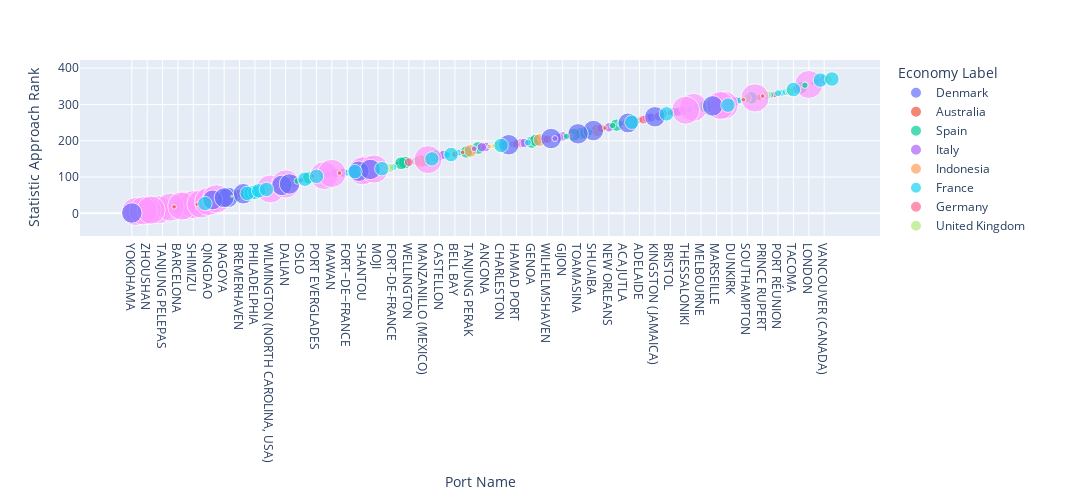

The notebook cell this image was saved under:
### Code cell
# CPPI by bubble chart with size = number of port calls
size = output["Number of port calls"]
fig = px.scatter(output, x="Port Name", y="Statistic Approach Rank",
                 size="Number of port calls", color="Economy Label", hover_data = ["Port Name"],
                 width = 2000, height = 500
                )
fig.update_xaxes(categoryorder="total ascending")

fig.show()

### Figure 1 — Plotly figure (JSON) as saved in the notebook; plotly's stock layout.template omitted (floating-point values rounded to 4 significant figures)
{"data": [{"hovertemplate": "Economy Label=Denmark<br>Port Name=%{x}<br>Statistic Approach Rank=%{y}<br>Number of port calls=%{marker.size}<extra></extra>", "legendgroup": "Denmark", "marker": {"color": "#636efa", "size": [660, 660, 660, 660], "sizemode": "area", "sizeref": 91.0, "symbol": "circle"}, "mode": "markers", "name": "Denmark", "orientation": "v", "showlegend": true, "type": "scatter", "x": ["AARHUS", "COPENHAGEN", "FREDERICIA", "LAGOS (NIGERIA)"], "xaxis": "x", "y": [43, 142, 138, 358], "yaxis": "y"}, {"hovertemplate": "Economy Label=Australia<br>Port Name=%{x}<br>Statistic Approach Rank=%{y}<br>Number of port calls=%{marker.size}<extra></extra>", "legendgroup": "Australia", "marker": {"color": "#EF553B", "size": [1884, 1884, 1884, 1884, 1884, 1884, 1836, 1836], "sizemode": "area", "sizeref": 91.0, "symbol": "circle"}, "mode": "markers", "name": "Australia", "orientation": "v", "showlegend": true, "type": "scatter", "x": ["ACAJUTLA", "BELL BAY", "BRISTOL", "FREETOWN", "MOJI", "PORT BOTANY", "ADELAIDE", "MELBOURNE"], "xaxis": "x", "y": [249, 163, 277, 319, 123, 327, 257, 294], "yaxis": "y"}, {"hovertemplate": "Economy Label=Spain<br>Port Name=%{x}<br>Statistic Approach Rank=%{y}<br>Number of port calls=%{marker.size}<extra></extra>", "legendgroup": "Spain", "marker": {"color": "#00cc96", "size": [6939, 6939, 6939, 6939, 6939, 6939, 6939, 6939, 6939, 6939, 6939, 6939, 6939, 7367, 7367, 7367, 7367, 7367, 7367, 7367, 7367, 7367, 7367], "sizemode": "area", "sizeref": 91.0, "symbol": "circle"}, "mode": "markers", "name": "Spain", "orientation": "v", "showlegend": true, "type": "scatter", "x": ["ALEXANDRIA (EGYPT)", "ALGIERS", "ALTAMIRA", "BARRANQUILLA", "BILBAO", "CAI LAN", "GENOA", "MANZANILLO (MEXICO)", "PORT LOUIS", "SANTO TOMAS DE CASTILLA", "TANJUNG PRIOK", "UMM QASR", "VENICE", "ALGECIRAS", "BARCELONA", "CORONEL", "SANTA CRUZ DE TENERIFE", "VALENCIA", "MALAGA", "VIGO", "TARRAGONA", "CADIZ", "ALICANTE"], "xaxis": "x", "y": [221, 318, 98, 169, 243, 74, 196, 145, 346, 201, 66, 294, 295, 10, 19, 49, 88, 180, 140, 138, 157, 217, 222], "yaxis": "y"}, {"hovertemplate": "Economy Label=Italy<br>Port Name=%{x}<br>Statistic Approach Rank=%{y}<br>Number of port calls=%{marker.size}<extra></extra>", "legendgroup": "Italy", "marker": {"color": "#ab63fa", "size": [3937, 3937, 3937, 3937, 3937, 3937, 3937, 3937, 3937, 3937, 3937, 3937, 3937, 3937, 3937, 3937, 3887, 3887, 3887, 3887, 3887, 3887, 3887, 3887, 3887], "sizemode": "area", "sizeref": 91.0, "symbol": "circle"}, "mode": "markers", "name": "Italy", "orientation": "v", "showlegend": true, "type": "scatter", "x": ["ANCONA", "BATANGAS", "CASTELLON", "CHORNOMORSK", "GEMLIK", "GIJON", "LATAKIA", "LUANDA", "NEW ORLEANS", "PALERMO", "RIJEKA", "SAMSUN", "SEATTLE", "TOMAKOMAI", "TRIESTE", "VANCOUVER (CANADA)", "GIOIA TAURO", "SAVONA-VADO", "CIVITAVECCHIA", "RAVENNA", "CATANIA", "BARI", "TRAPANI", "NAPLES", "LA SPEZIA"], "xaxis": "x", "y": [183, 144, 157, 274, 282, 212, 23, 343, 237, 182, 279, 280, 263, 204, 264, 368, 112, 111, 161, 188, 193, 194, 209, 267, 309], "yaxis": "y"}, {"hovertemplate": "Economy Label=Indonesia<br>Port Name=%{x}<br>Statistic Approach Rank=%{y}<br>Number of port calls=%{marker.size}<extra></extra>", "legendgroup": "Indonesia", "marker": {"color": "#FFA15A", "size": [7303, 7303, 7303, 7303, 7303, 7705], "sizemode": "area", "sizeref": 91.0, "symbol": "circle"}, "mode": "markers", "name": "Indonesia", "orientation": "v", "showlegend": true, "type": "scatter", "x": ["BELAWAN", "PANJANG", "TANGER MEDITERRANEAN", "TANJUNG PELEPAS", "TANJUNG PERAK", "TANJUNG EMAS"], "xaxis": "x", "y": [202, 229, 15, 11, 172, 144], "yaxis": "y"}, {"hovertemplate": "Economy Label=France<br>Port Name=%{x}<br>Statistic Approach Rank=%{y}<br>Number of port calls=%{marker.size}<extra></extra>", "legendgroup": "France", "marker": {"color": "#19d3f3", "size": [2215, 2215, 2215, 2215, 2215, 2215, 2215, 2215, 2215, 2215, 2215, 2215, 2281, 2281, 2281, 2281, 2281, 2281, 2281, 2281, 2281], "sizemode": "area", "sizeref": 91.0, "symbol": "circle"}, "mode": "markers", "name": "France", "orientation": "v", "showlegend": true, "type": "scatter", "x": ["BORUSAN", "DUNKIRK", "FORT−DE−FRANCE", "GUAYAQUIL", "LIVORNO", "MEJILLONES", "MIAMI", "NEMRUT BAY", "OAKLAND", "PAPEETE", "POINTE-NOIRE", "PORT OF SPAIN", "NANTES SAINT-NAZAIRE", "POINTE-À-PITRE", "FORT-DE-FRANCE", "GUSTAVIA", "BORDEAUX", "LE HAVRE", "MAYOTTE", "MARSEILLE", "PORT RÉUNION"], "xaxis": "x", "y": [195, 305, 112, 161, 332, 311, 114, 326, 334, 167, 362, 248, 104, 107, 127, 190, 223, 286, 293, 297, 331], "yaxis": "y"}, {"hovertemplate": "Economy Label=Germany<br>Port Name=%{x}<br>Statistic Approach Rank=%{y}<br>Number of port calls=%{marker.size}<extra></extra>", "legendgroup": "Germany", "marker": {"color": "#FF6692", "size": [3589, 3589, 3589, 3546, 3546, 3546], "sizemode": "area", "sizeref": 91.0, "symbol": "circle"}, "mode": "markers", "name": "Germany", "orientation": "v", "showlegend": true, "type": "scatter", "x": ["BRISBANE", "HAMAD PORT", "WELLINGTON", "BREMERHAVEN", "HAMBURG", "WILHELMSHAVEN"], "xaxis": "x", "y": [234, 191, 141, 54, 258, 204], "yaxis": "y"}, {"hovertemplate": "Economy Label=United Kingdom<br>Port Name=%{x}<br>Statistic Approach Rank=%{y}<br>Number of port calls=%{marker.size}<extra></extra>", "legendgroup": "United Kingdom", "marker": {"color": "#B6E880", "size": [3760, 3760, 3760, 3760, 3760, 3847, 3847], "sizemode": "area", "sizeref": 91.0, "symbol": "circle"}, "mode": "markers", "name": "United Kingdom", "orientation": "v", "showlegend": true, "type": "scatter", "x": ["BUENAVENTURA", "ENSENADA", "LOS ANGELES", "LYTTELTON", "SOUTHAMPTON", "LIVERPOOL (UNITED KINGDOM)", "FELIXSTOWE"], "xaxis": "x", "y": [71, 125, 369, 186, 317, 325, 336], "yaxis": "y"}, {"hovertemplate": "Economy Label=China<br>Port Name=%{x}<br>Statistic Approach Rank=%{y}<br>Number of port calls=%{marker.size}<extra></extra>", "legendgroup": "China", "marker": {"color": "#FF97FF", "size": [35750, 35750, 35750, 35750, 35750, 35750, 35750, 35750, 35750, 35750, 35750, 35750, 35750, 35750, 35750, 35750, 35750, 36398, 36398, 36398, 36398, 36398, 36398, 36398, 36398, 36398, 36398], "sizemode": "area", "sizeref": 91.0, "symbol": "circle"}, "mode": "markers", "name": "China", "orientation": "v", "showlegend": true, "type": "scatter", "x": ["CHATTOGRAM", "DAKAR", "DAMIETTA", "FREMANTLE", "GRANGEMOUTH", "LONDON", "NOUAKCHOTT", "QINZHOU", "QUY NHON", "SHANTOU", "SHEKOU", "SHIMIZU", "THESSALONIKI", "WILMINGTON (NORTH CAROLINA, USA)", "YANGSHAN", "YANTIAN", "ZHOUSHAN", "NINGBO", "GUANGZHOU", "CHIWAN", "TIANJIN", "QINGDAO", "MAWAN", "XIAMEN", "DALIAN", "DA CHAN BAY TERMINAL ONE", "SHANGHAI"], "xaxis": "x", "y": [298, 120, 297, 21, 6, 355, 292, 148, 104, 117, 5, 24, 284, 67, 10, 17, 8, 7, 9, 20, 26, 33, 110, 40, 81, 122, 318], "yaxis": "y"}, {"hovertemplate": "Economy Label=Sweden<br>Port Name=%{x}<br>Statistic Approach Rank=%{y}<br>Number of port calls=%{marker.size}<extra></extra>", "legendgroup": "Sweden", "marker": {"color": "#FECB52", "size": [1055, 1055, 1055, 1010, 1010], "sizemode": "area", "sizeref": 91.0, "symbol": "circle"}, "mode": "markers", "name": "Sweden", "orientation": "v", "showlegend": true, "type": "scatter", "x": ["FUZHOU", "HELSINGBORG", "NOUMEA", "NORRKOPING", "GAVLE"], "xaxis": "x", "y": [214, 185, 124, 184, 256], "yaxis": "y"}, {"hovertemplate": "Economy Label=Japan<br>Port Name=%{x}<br>Statistic Approach Rank=%{y}<br>Number of port calls=%{marker.size}<extra></extra>", "legendgroup": "Japan", "marker": {"color": "#636efa", "size": [19174, 19174, 19174, 19174, 19174, 19174, 19174, 19174, 19174, 19174, 19174, 19174, 19174, 18108, 18108, 18108], "sizemode": "area", "sizeref": 91.0, "symbol": "circle"}, "mode": "markers", "name": "Japan", "orientation": "v", "showlegend": true, "type": "scatter", "x": ["HAIPHONG", "KINGSTON (JAMAICA)", "KRISTIANSAND", "MUNDRA", "NASSAU", "NELSON", "OMAEZAKI", "OSAKA", "SHUAIBA", "TOAMASINA", "TOKYO", "YOKKAICHI", "YOKOHAMA", "KOBE", "NAGOYA", "KAWASAKI"], "xaxis": "x", "y": [116, 266, 296, 44, 189, 206, 121, 77, 228, 219, 54, 81, 1, 37, 43, 249], "yaxis": "y"}, {"hovertemplate": "Economy Label=Canada<br>Port Name=%{x}<br>Statistic Approach Rank=%{y}<br>Number of port calls=%{marker.size}<extra></extra>", "legendgroup": "Canada", "marker": {"color": "#EF553B", "size": [1001, 1001, 1001, 1001, 1001, 997, 997, 997], "sizemode": "area", "sizeref": 91.0, "symbol": "circle"}, "mode": "markers", "name": "Canada", "orientation": "v", "showlegend": true, "type": "scatter", "x": ["HAKATA", "NAHA", "PRINCE RUPERT", "SALERNO", "VALPARAISO", "HALIFAX", "SAINT JOHN", "MONTREAL"], "xaxis": "x", "y": [25, 111, 323, 168, 102, 18, 235, 313], "yaxis": "y"}, {"hovertemplate": "Economy Label=Greece<br>Port Name=%{x}<br>Statistic Approach Rank=%{y}<br>Number of port calls=%{marker.size}<extra></extra>", "legendgroup": "Greece", "marker": {"color": "#00cc96", "size": [1908, 1908, 1908, 1781], "sizemode": "area", "sizeref": 91.0, "symbol": "circle"}, "mode": "markers", "name": "Greece", "orientation": "v", "showlegend": true, "type": "scatter", "x": ["HONG KONG, HONG KONG SAR, CHINA", "PIRAEUS", "TEMA", "HERAKLION"], "xaxis": "x", "y": [242, 89, 353, 212], "yaxis": "y"}, {"hovertemplate": "Economy Label=Norway<br>Port Name=%{x}<br>Statistic Approach Rank=%{y}<br>Number of port calls=%{marker.size}<extra></extra>", "legendgroup": "Norway", "marker": {"color": "#ab63fa", "size": [1562, 1562, 1667], "sizemode": "area", "sizeref": 91.0, "symbol": "circle"}, "mode": "markers", "name": "Norway", "orientation": "v", "showlegend": true, "type": "scatter", "x": ["LIANYUNGANG", "OSLO", "LARVIK"], "xaxis": "x", "y": [178, 91, 206], "yaxis": "y"}, {"hovertemplate": "Economy Label=Croatia<br>Port Name=%{x}<br>Statistic Approach Rank=%{y}<br>Number of port calls=%{marker.size}<extra></extra>", "legendgroup": "Croatia", "marker": {"color": "#FFA15A", "size": [233], "sizemode": "area", "sizeref": 91.0, "symbol": "circle"}, "mode": "markers", "name": "Croatia", "orientation": "v", "showlegend": true, "type": "scatter", "x": ["RIO GRANDE (BRAZIL)"], "xaxis": "x", "y": [47], "yaxis": "y"}, {"hovertemplate": "Economy Label=United States of America<br>Port Name=%{x}<br>Statistic Approach Rank=%{y}<br>Number of port calls=%{marker.size}<extra></extra>", "legendgroup": "United States of America", "marker": {"color": "#19d3f3", "size": [9604, 9604, 9604, 9604, 9604, 9604, 9604, 9604, 9604, 9604, 9604, 9604, 9604, 9604, 9604, 9604, 9604, 9604, 9604], "sizemode": "area", "sizeref": 91.0, "symbol": "circle"}, "mode": "markers", "name": "United States of America", "orientation": "v", "showlegend": true, "type": "scatter", "x": ["PORT OF VIRGINIA", "WILMINGTON (NORTH CAROLINA)", "PHILADELPHIA", "BALBOA", "TAMPA", "PORT TAMPA BAY", "JACKSONVILLE", "PORT EVERGLADES", "BOSTON (United States of America)", "HOUSTON", "CHARLESTON", "MOBILE", "SAN VICENTE", "NEW YORK AND NEW JERSEY", "HUENEME", "PORT VICTORIA", "TACOMA", "SAVANNAH", "LONG BEACH"], "xaxis": "x", "y": [27, 57, 58, 55, 62, 66, 94, 102, 115, 123, 187, 150, 162, 251, 274, 298, 341, 367, 370], "yaxis": "y"}], "layout": {"height": 500, "legend": {"itemsizing": "constant", "title": {"text": "Economy Label"}, "tracegroupgap": 0}, "margin": {"t": 60}, "width": 2000, "xaxis": {"anchor": "y", "categoryorder": "total ascending", "domain": [0, 1], "title": {"text": "Port Name"}}, "yaxis": {"anchor": "x", "domain": [0, 1], "title": {"text": "Statistic Approach Rank"}}}}
